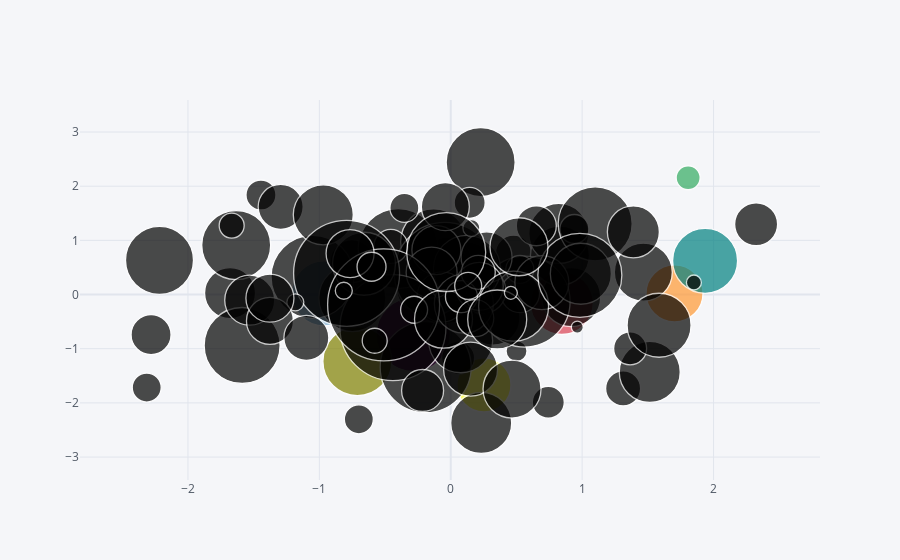

Notebook code cell kept with this figure:
### Code cell
df.iplot(kind='bubble',x='A',y='B',size = 'C')
